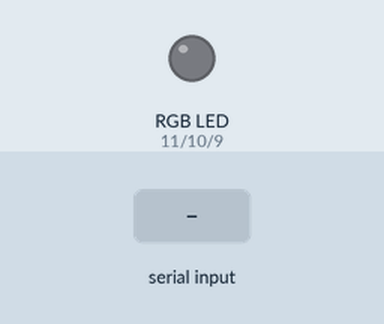
This sketch was run on a simulated Arduino Uno, built with avr-gcc and run on an emulated ATmega328P. Parts: an RGB LED mixed from three pins (HIGH = lit). The test bench sets the inputs (shaded band). Dim RGB values are drawn brighter than linear.

Above: at 1.2 s.
1.3 s: "RED\n" received over Serial
At 2.4 s:
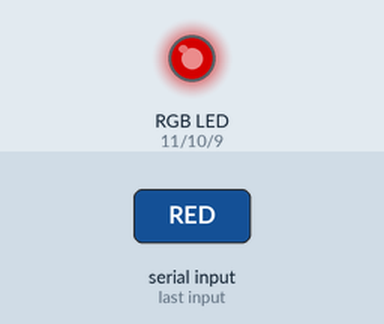
2.8 s: "BLUE\n" received over Serial
At 3.5 s:
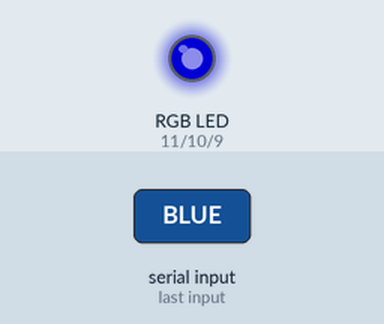
4.3 s: "YELLOW\n" received over Serial
At 4.7 s:
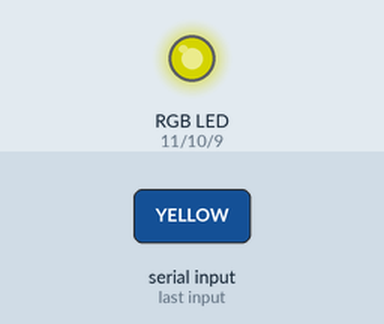
5.8 s: "GREEN\n" received over Serial
At 7.0 s:
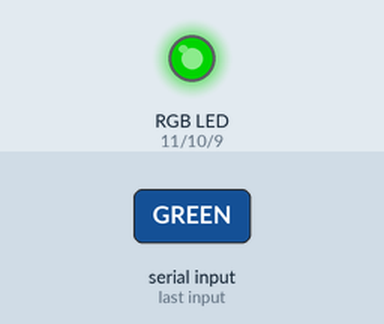
7.3 s: "WHITE\n" received over Serial
At 8.1 s:
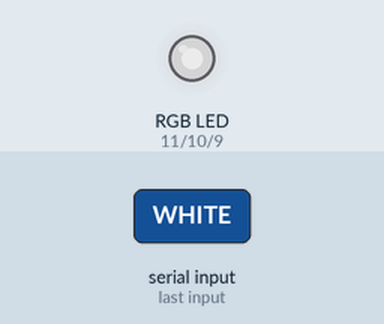
Timing chart, 0 to 9.8 s (numbered marks = the images above; inputs shaded):
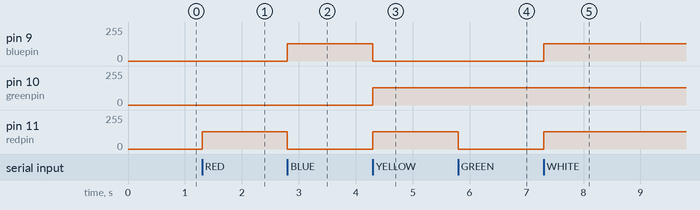

The sketch:

RGB-LED-via-Serial.ino
```cpp
int redpin =11;
int greenpin = 10;
int bluepin =9;
String incomingCommand = "";

void setup() {
  pinMode(redpin, OUTPUT);
  pinMode(greenpin, OUTPUT);
  pinMode(bluepin, OUTPUT);

  Serial.begin(115200);
}

void loop()
{
  if( Serial.available() > 0 ) {
    incomingCommand = Serial.readStringUntil('\n');
    if( incomingCommand == "RED" ) {
      analogWrite(redpin, 128);
      analogWrite(greenpin, 0);
      analogWrite(bluepin, 0);
    } else if( incomingCommand == "BLUE" ) {
      analogWrite(redpin, 0);
      analogWrite(bluepin, 128);
      analogWrite(greenpin, 0);
    } else if( incomingCommand == "YELLOW" ){
      analogWrite(redpin, 128);
      analogWrite(bluepin, 0);
      analogWrite(greenpin, 128);
    } else if( incomingCommand == "GREEN" ) {
      analogWrite(redpin, 0);
      analogWrite(bluepin, 0);
      analogWrite(greenpin, 128);
    } else if( incomingCommand == "WHITE") {
      analogWrite(redpin, 128);
      analogWrite(bluepin, 128);
      analogWrite(greenpin, 128);
    } else if( incomingCommand == "OFF" ) {
      analogWrite(redpin, 0);
      analogWrite(bluepin, 0);
      analogWrite(greenpin, 0);
    }
  }
}
```

Measured:
- after the input at 1.3 s, pin 11 (redpin): 0/255 → 128/255 at once
- after the input at 2.8 s, pin 9 (bluepin): 0/255 → 128/255 at once; pin 11 (redpin): 128/255 → 0/255 at once
- after the input at 4.3 s, pin 9 (bluepin): 128/255 → 0/255 at once; pin 10 (greenpin), pin 11 (redpin): 0/255 → 128/255 at once
- after the input at 5.8 s, pin 11 (redpin): 128/255 → 0/255 at once
- after the input at 7.3 s, pin 9 (bluepin), pin 11 (redpin): 0/255 → 128/255 at once
